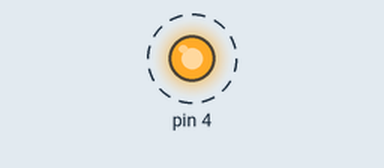
Recording of a sketch running on a simulated Arduino Uno, built with avr-gcc and run on an emulated ATmega328P. Shown: output pins drawn as LEDs (lit = HIGH). Dashed ring = blinking.

Above: at 0.5 s.
Timing chart, 0 to 4.6 s (numbered marks = the images above):
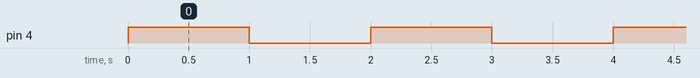

Measured:
- by itself, pin 4: alternates HIGH for 1.0 s and LOW for 1.0 s

The sketch:

sketch_feb16aled.ino
```cpp
int delayT = 1000;
void setup() {
  // put your setup code here, to run once:
pinMode(4, OUTPUT);
}
void loop() {
  // put your main code here, to run repeatedly:
digitalWrite(4, HIGH);
delay(delayT);
digitalWrite(4, LOW);
delay(delayT);
}
```
